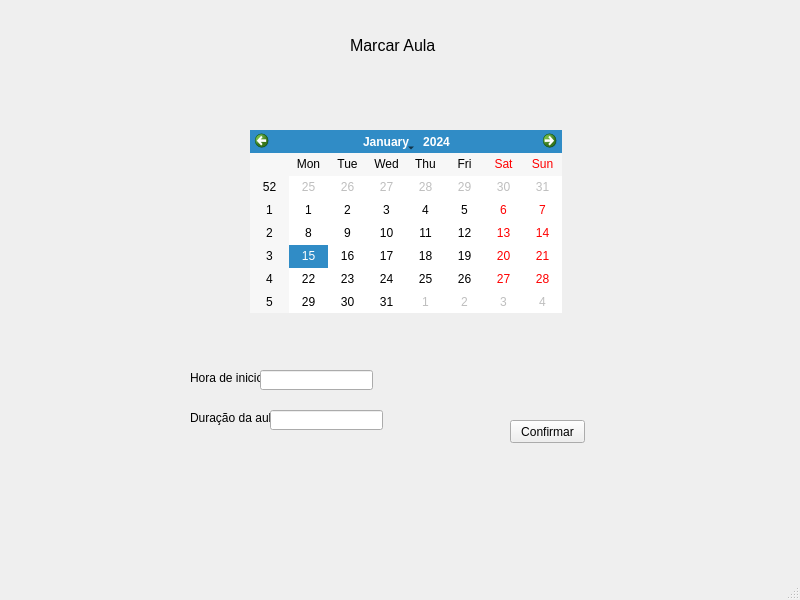
<?xml version="1.0" encoding="UTF-8"?>
<ui version="4.0">
 <class>MainWindow</class>
 <widget class="QMainWindow" name="MainWindow">
  <property name="geometry">
   <rect>
    <x>0</x>
    <y>0</y>
    <width>800</width>
    <height>600</height>
   </rect>
  </property>
  <property name="windowTitle">
   <string>MainWindow</string>
  </property>
  <widget class="QWidget" name="centralwidget">
   <widget class="QLabel" name="label">
    <property name="geometry">
     <rect>
      <x>350</x>
      <y>30</y>
      <width>91</width>
      <height>31</height>
     </rect>
    </property>
    <property name="font">
     <font>
      <pointsize>12</pointsize>
     </font>
    </property>
    <property name="text">
     <string>Marcar Aula</string>
    </property>
   </widget>
   <widget class="QCalendarWidget" name="calendarWidget">
    <property name="geometry">
     <rect>
      <x>250</x>
      <y>130</y>
      <width>312</width>
      <height>183</height>
     </rect>
    </property>
   </widget>
   <widget class="QLabel" name="label_2">
    <property name="geometry">
     <rect>
      <x>190</x>
      <y>370</y>
      <width>71</width>
      <height>16</height>
     </rect>
    </property>
    <property name="text">
     <string>Hora de inicio:</string>
    </property>
   </widget>
   <widget class="QLabel" name="label_3">
    <property name="geometry">
     <rect>
      <x>190</x>
      <y>400</y>
      <width>47</width>
      <height>13</height>
     </rect>
    </property>
    <property name="text">
     <string/>
    </property>
   </widget>
   <widget class="QLineEdit" name="lineEdit">
    <property name="geometry">
     <rect>
      <x>260</x>
      <y>370</y>
      <width>113</width>
      <height>20</height>
     </rect>
    </property>
   </widget>
   <widget class="QLabel" name="label_4">
    <property name="geometry">
     <rect>
      <x>190</x>
      <y>410</y>
      <width>91</width>
      <height>16</height>
     </rect>
    </property>
    <property name="text">
     <string>Duração da aula:</string>
    </property>
   </widget>
   <widget class="QLineEdit" name="lineEdit_2">
    <property name="geometry">
     <rect>
      <x>270</x>
      <y>410</y>
      <width>113</width>
      <height>20</height>
     </rect>
    </property>
   </widget>
   <widget class="QPushButton" name="pushButton">
    <property name="geometry">
     <rect>
      <x>510</x>
      <y>420</y>
      <width>75</width>
      <height>23</height>
     </rect>
    </property>
    <property name="text">
     <string>Confirmar</string>
    </property>
   </widget>
  </widget>
  <widget class="QMenuBar" name="menubar">
   <property name="geometry">
    <rect>
     <x>0</x>
     <y>0</y>
     <width>800</width>
     <height>21</height>
    </rect>
   </property>
  </widget>
  <widget class="QStatusBar" name="statusbar"/>
 </widget>
 <resources/>
 <connections/>
</ui>
